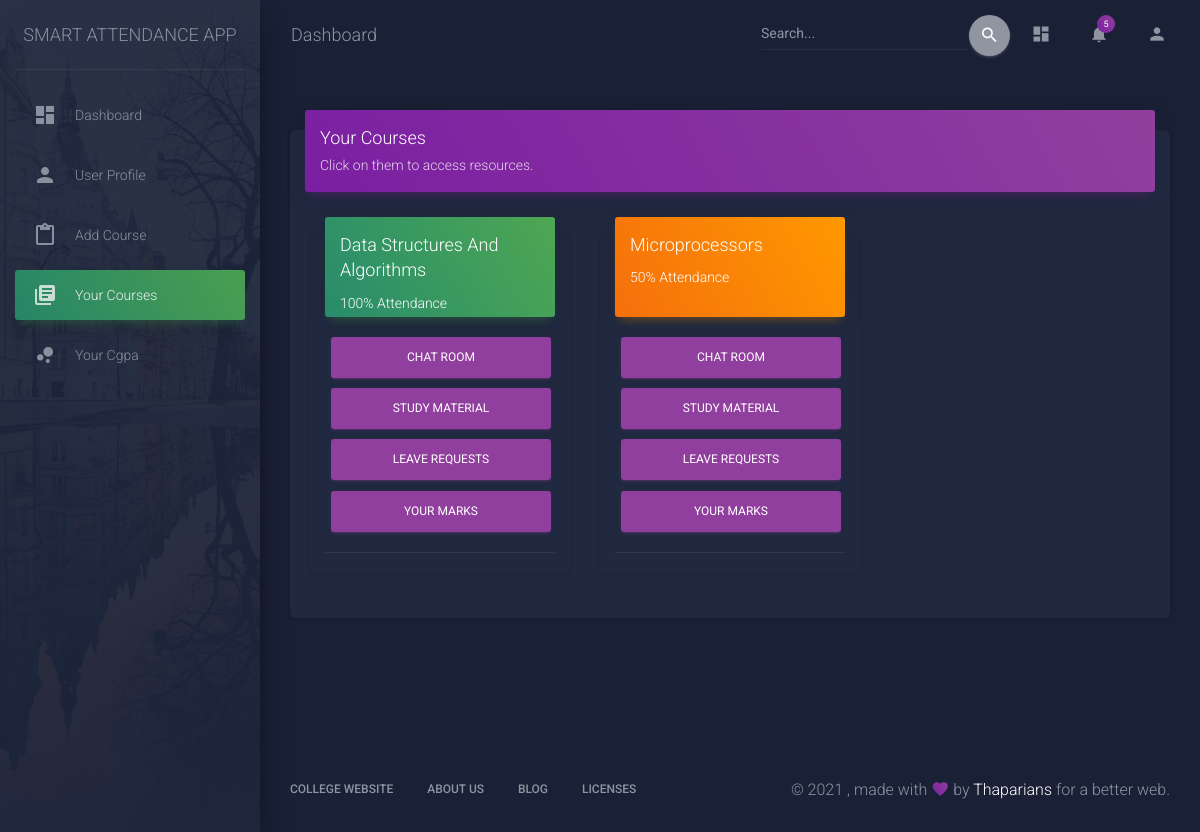
/mycourses/ (signed in), run on an earlier commit of the app's database.
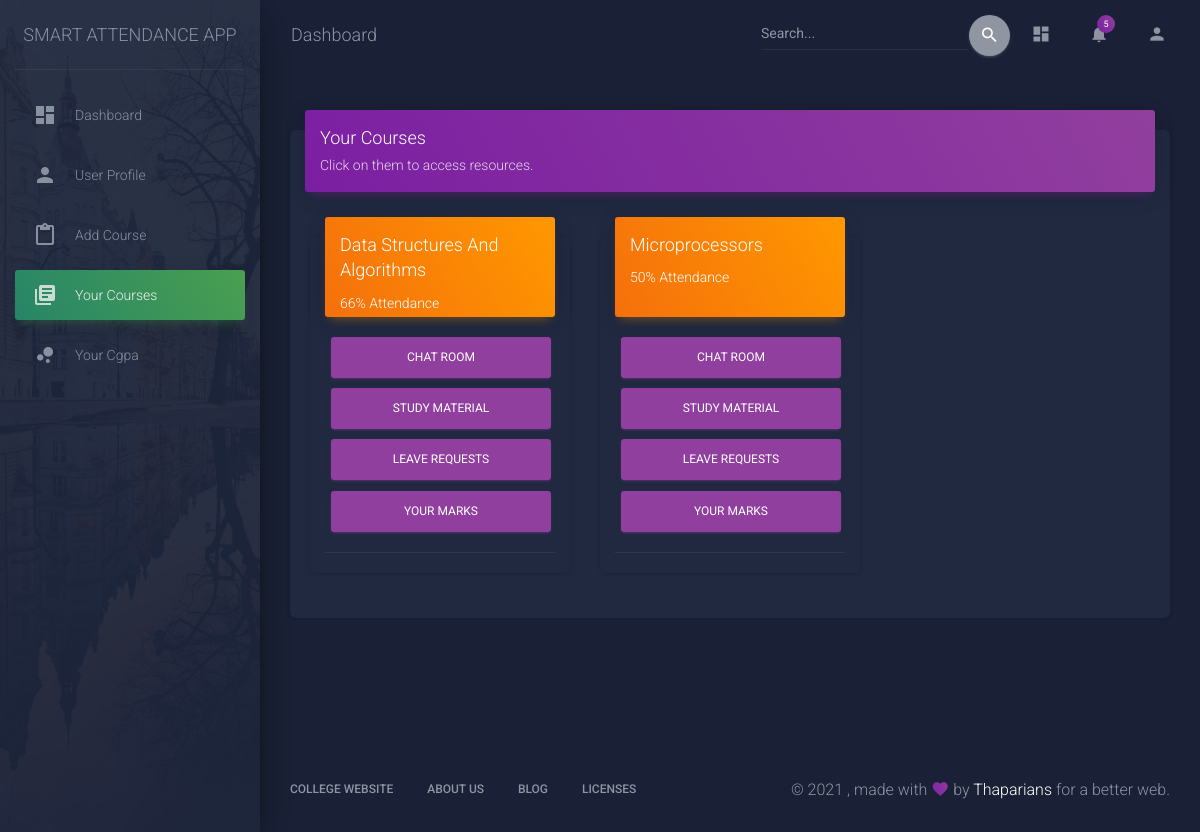
And on a later commit of the database.
### role/models.py (models this page shows, shortened)
class Attendance(models.Model):
    course = models.ForeignKey(Course,on_delete=models.CASCADE)
    student = models.ForeignKey(Student,on_delete=models.CASCADE)
    class_attended = models.IntegerField()
    total_classes = models.IntegerField()
    class_left = models.IntegerField(blank=True,null=True)
    percentage = models.IntegerField(blank = True)
    class Meta:
        unique_together = (('course', 'student'),)

### role/views.py (the view)
# urls.py: path('mycourses/',mycourses,name='mycourses'),
def mycourses(request):
    st = Student.objects.filter(user=request.user)[0]
    att = Attendance.objects.filter(student = st)
    context = {
    'st' : st,
    'att' : att,
    }
    return render(request,'role/mycourse.html',context)

### role/templates/role/mycourse.html (shortened to what the changed rows need)
{% load static %}
<!DOCTYPE html>
<html lang="en">
<head>
  <link rel="stylesheet" href="https://maxcdn.bootstrapcdn.com/font-awesome/latest/css/font-awesome.min.css">
  <link href="{% static '/role/css/material-dashboard.css' %}" rel="stylesheet" />
  <link href="{% static '/role/demo/demo.css' %}" rel="stylesheet" />
</head>
<body class="dark-edition">
  <div class="wrapper ">
    <div class="main-panel">
      <div class="content">
        <div class="container-fluid">
          <div class="card">
            <div class="card-body">
              <div class="row">
                {% for course in st.course.all %}
                {% for obj in att %}
                {% ifequal obj.course course %}
                <div class="col-xl-4 col-lg-12">
              <div class="card card-chart">
                {% if obj.percentage >= 75 %}
                <div class="card-header card-header-success" style="height: 100px;">
                  {% elif obj.percentage >= 45 %}
                  <div class="card-header card-header-warning" style="height: 100px;">
                    {% else %}
                    <div class="card-header card-header-danger" style="height: 100px;">
                      {% endif %}
                      <a href="{% url 'coursedetail' pk=course.pk %}">
                  <h4> {{course.name}} </h4>
                </a>
                  <p>{{obj.percentage}}% Attendance</p>
                </div>
                <div class="card-body">
                  <a href="{% url 'room' pk=course.pk %}">
                  <button class="btn btn-primary col-lg-12">Chat Room</button>
                </a>
                <a href="{% url 'studymaterial' pk=course.pk %}">
                  <button class="btn btn-primary col-lg-12">Study Material</button>
                </a>
                <a href="{% url 'leave' pk=course.pk %}">
                  <button class="btn btn-primary col-lg-12">Leave Requests</button>
                </a>
                <a href="{% url 'marks' pk=course.pk %}">
                  <button class="btn btn-primary col-lg-12">Your Marks</button>
                </a>
              </div>
                <div class="card-footer">
                </div>
              </div>
            </div>
            {% endifequal %}
            {% endfor %}
            {% endfor %}
              </div>
            </div>
          </div>
        </div>
      </div>
    </div>
  </div>
</body>
</html>

What changed in the data, as far as the page shows it:
changed Attendance (number 1 of 2 on the later page): percentage "100" → "66"
